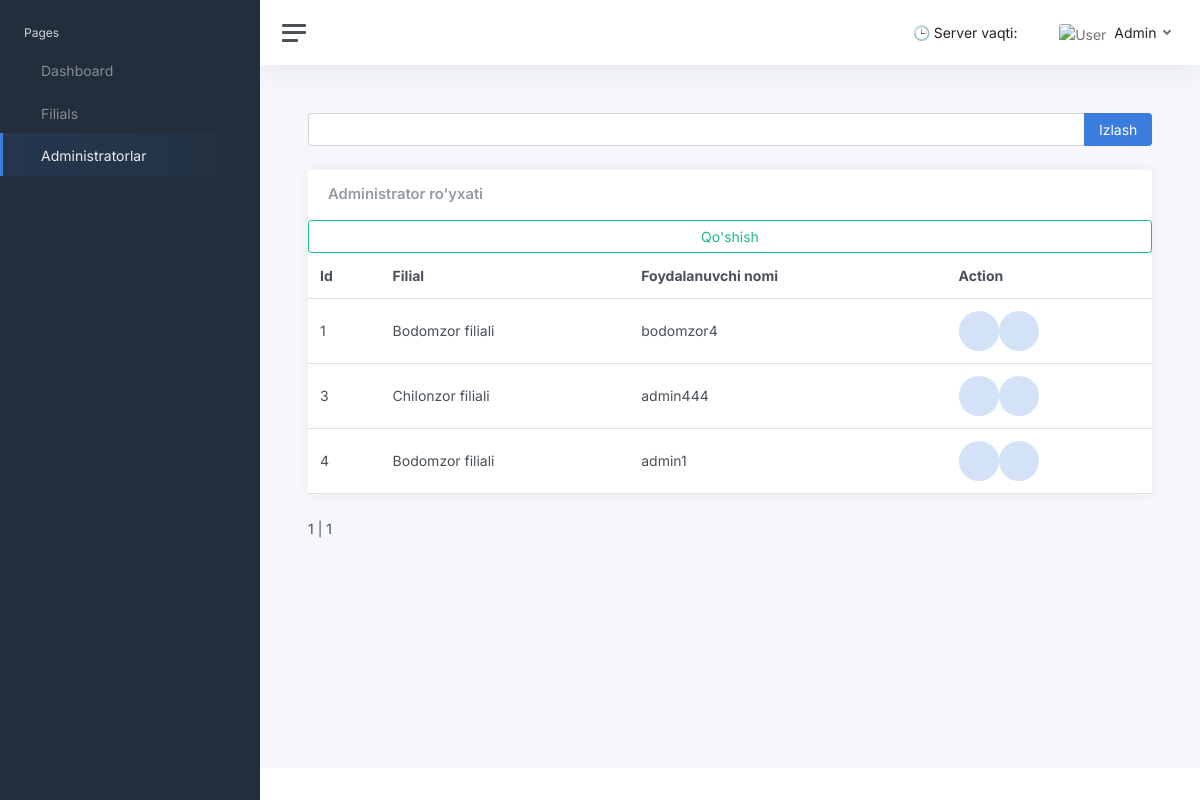
The app's page /superadmin/admins/ (signed in) with its own data.
### apps/superadmin/models.py (models this page shows, shortened)
class Administrator(models.Model):
    user = models.OneToOneField(User, on_delete=models.CASCADE)
    telegram_id = models.BigIntegerField(unique=True)
    filial = models.ForeignKey(Filial, on_delete=models.SET_NULL, null=True, blank=True)
    full_name = models.CharField(max_length=255)

class Filial(models.Model):
    filial_name = models.CharField(max_length=200, null=True, blank=True)
    class Meta:
        verbose_name = "Filial"
        verbose_name_plural = "Filiallar"

### apps/superadmin/views.py (the view)
# urls.py: path('admins/', views.admin_list, name='admin_adminstrators'),
@login_required(login_url="/login/")
def admin_list(request):
    if not request.user.is_superuser:
        return redirect('/login/')
    admins = Administrator.objects.select_related('user', 'filial')
    search_query = request.GET.get('q')
    if search_query:
        admins = admins.filter(
            Q(full_name__icontains=search_query) |
            Q(user__username__icontains=search_query)
        )
    paginator = Paginator(admins, 50)
    page_number = request.GET.get('page')
    page_obj = paginator.get_page(page_number)
    context = {
        'page_obj': page_obj,
        'segment': 'admins'
    }
    return render(request, 'home/superuser/adminstrators.html', context)

### apps/templates/home/superuser/adminstrators.html (shortened to what this page needs)
{% extends "layouts/base.html" %}
{% load static %}
{% block body_class %} dashboard {% endblock body_class %}
{% block stylesheets %}
  <link href="{% static 'css/app.css' %}" rel="stylesheet">
{% endblock stylesheets %}
{% block content %}
			<main class="content">
				<div class="container-fluid p-0">
					<form class="input-group mb-4" method="get">
						<input class="form-control" type="text" name="q" value="{{ search_query }}">
						<button class="input-group-text btn btn-primary" type="submit">Izlash</button>
					</form>
					<div class="row">
						<div class="col-12 col-lg-12 col-xxl-12 d-flex">
							<div class="card flex-fill">
								<div class="card-header">
									<h5 class="card-title mb-0">Administrator ro'yxati</h5>
								</div>
								<table class="table table-hover my-0">
									<thead>
										<tr>
											<th>Id</th>
											<th>Filial</th>
											<th>Foydalanuvchi nomi</th>
											<th>Action</th>
										</tr>
									</thead>
									<tbody>
									{% for adminsitrator in page_obj %}
										<tr>
											<td class="d-none d-xl-table-cell">{{ adminsitrator.id }}</td>
											<td class="d-none d-xl-table-cell">{{ adminsitrator.filial.filial_name }}</td>
											<td class="d-none d-xl-table-cell">{{ adminsitrator.user.username }}</td>
											<td class="d-none d-md-table-cell">
												<div class="col-auto d-flex" >
													<div class="stat text-primary">
													</div>
													<div class="stat text-primary">
													</div>
												</div>
											</td>
										</tr>
									{% endfor %}
									<a class="btn btn-outline-success text-right" href="{% url 'admin_adminstrator_create' %}">
										Qo'shish
									</a>
									</tbody>
								</table>
							</div>
						</div>
					</div>
					<div class="pagination">
						<span class="step-links">
							<span class="current-page">
								{{ page_obj.number }} | {{ page_obj.paginator.num_pages }}
							</span>
						</span>
					</div>
                </div>
            </main>
{% endblock content %}

### records on screen
Administrator: id "1", filial.filial_name "Bodomzor filiali", user.username "bodomzor4"
Administrator: id "3", filial.filial_name "Chilonzor filiali", user.username "admin444"
Administrator: id "4", filial.filial_name "Bodomzor filiali", user.username "admin1"

### other values on screen
{{ page_obj.number }} "1"
{{ page_obj.paginator.num_pages }} "1"
